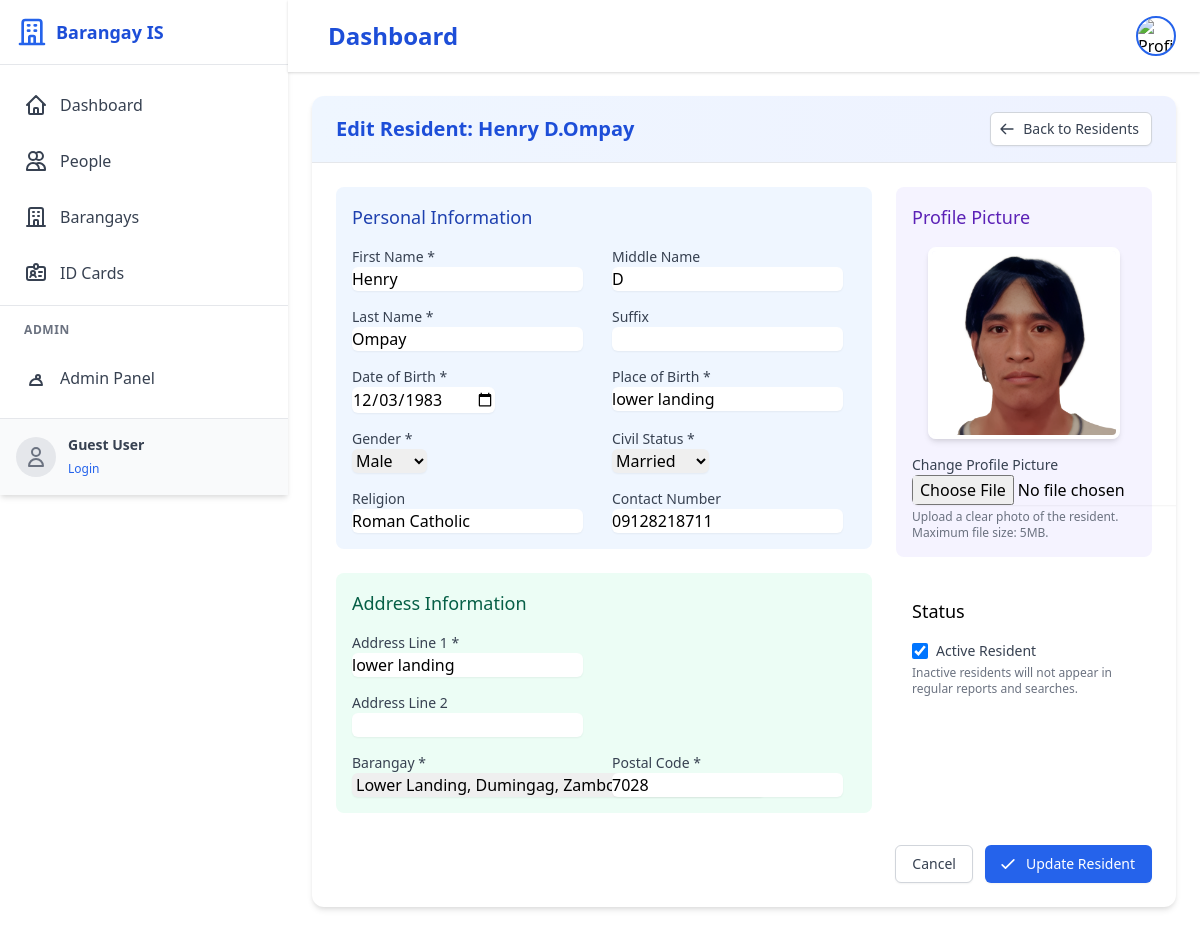
The page /dashboard/people/3992c777-c35b-4e5c-b942-2a9268383866/update/ on the database its author committed.
### core/models.py (models this page shows, shortened)
class Person(models.Model):
    GENDER_CHOICES = [
        ('M', 'Male'),
        ('F', 'Female'),
        ('O', 'Other'),
    ]
    CIVIL_STATUS_CHOICES = [
        ('S', 'Single'),
        ('M', 'Married'),
        ('W', 'Widowed'),
        ('D', 'Divorced'),
        ('SP', 'Separated'),
        ('L', 'Live-in'),
    ]
    id = models.UUIDField(primary_key=True, default=uuid.uuid4, editable=False)
    barangay = models.ForeignKey(Barangay, on_delete=models.CASCADE, related_name='residents')
    user = models.OneToOneField(User, on_delete=models.SET_NULL, null=True, blank=True, related_name='profile')
    last_name = models.CharField(max_length=100)
    first_name = models.CharField(max_length=100)
    middle_name = models.CharField(max_length=100, blank=True)
    suffix = models.CharField(max_length=10, blank=True, help_text='Jr., Sr., III, etc.')
    profile_picture = models.ImageField(upload_to='profile_pictures/', null=True, blank=True, help_text='Profile picture of the person')
    date_of_birth = models.DateField()
    place_of_birth = models.CharField(max_length=255)
    age = models.PositiveIntegerField(null=True, blank=True, editable=False)
    gender = models.CharField(max_length=1, choices=GENDER_CHOICES)
    civil_status = models.CharField(max_length=2, choices=CIVIL_STATUS_CHOICES)
    religion = models.CharField(max_length=100, blank=True)
    phone_regex = RegexValidator(regex=r'^\+?1?\d{9,15}$', message="Phone number must be entered in the format: '+999999999'. Up to 15 digits allowed.")
    contact_number = models.CharField(validators=[phone_regex], max_length=17, blank=True)
    address_line1 = models.CharField(max_length=255, help_text='House/Lot/Unit No., Building Name, Block, Street')
    address_line2 = models.CharField(max_length=255, blank=True, help_text='Subdivision, Village, Zone, Sitio, Purok')
    postal_code = models.CharField(max_length=10)
    is_active = models.BooleanField(default=True)
    class Meta:
        ordering = ['last_name', 'first_name']
        verbose_name_plural = 'People'
        indexes = [
            models.Index(fields=['last_name', 'first_name']),
            models.Index(fields=['date_of_birth']),
            models.Index(fields=['barangay']),
        ]
    def full_name(self):
        if self.middle_name:
            middle_initial = f" {self.middle_name[0]}."
        else:
            middle_initial = " "
        full_name = f"{self.first_name}{middle_initial}{self.last_name}"
        if self.suffix:
            full_name = f"{full_name}, {self.suffix}"
        return full_name

### core/views.py (the view)
# urls.py: path('dashboard/people/<uuid:pk>/update/', person_update, name='person_update'),
def person_update(request, pk):
    person = get_object_or_404(Person, pk=pk)
    if request.method == 'POST':
        form = PersonForm(request.POST, request.FILES, instance=person)
        if form.is_valid():
            form.save()
            messages.success(request, f'Resident {person.full_name()} has been updated successfully.')
            return redirect('person_detail', pk=person.pk)
    else:
        form = PersonForm(instance=person)
    return render(request, 'dashboard/person_form.html', {
        'form': form,
        'title': f'Edit Resident: {person.full_name()}',
        'submit_text': 'Update Resident',
        'form_id': 'updatePersonForm',
        'is_create': False,
        'person': person
    })

### core/models.py (called while the page is built)
    def __str__(self):
        return f"{self.name}, {self.municipality}, {self.province}"

### templates/dashboard/person_form.html (shortened to what this page needs)
{% extends 'base.html' %}
{% block content %}
<div class="bg-white rounded-xl shadow-md overflow-hidden">
    <div class="px-6 py-4 bg-gradient-to-r from-blue-50 to-indigo-50 border-b border-gray-200">
        <div class="flex items-center justify-between">
            <h2 class="text-xl font-semibold text-blue-700">{{ title }}</h2>
            <a href="{% url 'people' %}" class="inline-flex items-center px-3 py-1.5 border border-gray-300 shadow-sm text-sm font-medium rounded-md text-gray-700 bg-white hover:bg-gray-50 focus:outline-none focus:ring-2 focus:ring-offset-2 focus:ring-blue-500">
                <svg xmlns="http://www.w3.org/2000/svg" class="-ml-1 mr-2 h-4 w-4" fill="none" viewBox="0 0 24 24" stroke="currentColor">
                    <path stroke-linecap="round" stroke-linejoin="round" stroke-width="2" d="M10 19l-7-7m0 0l7-7m-7 7h18" />
                </svg>
                Back to Residents
            </a>
        </div>
    </div>
    <form method="post" enctype="multipart/form-data" id="{{ form_id }}" class="p-6">
        <div class="grid grid-cols-1 md:grid-cols-3 gap-6">
            <div class="md:col-span-2 space-y-6">
                <div class="bg-blue-50 p-4 rounded-lg">
                    <h3 class="text-lg font-medium text-blue-800 mb-4">Personal Information</h3>
                    <div class="grid grid-cols-1 md:grid-cols-2 gap-4">
                        <div class="col-span-1">
                            <label for="{{ form.first_name.id_for_label }}" class="block text-sm font-medium text-gray-700">First Name *</label>
                            {{ form.first_name }}
                        </div>
                        <div class="col-span-1">
                            <label for="{{ form.middle_name.id_for_label }}" class="block text-sm font-medium text-gray-700">Middle Name</label>
                            {{ form.middle_name }}
                        </div>
                        <div class="col-span-1">
                            <label for="{{ form.last_name.id_for_label }}" class="block text-sm font-medium text-gray-700">Last Name *</label>
                            {{ form.last_name }}
                        </div>
                        <div class="col-span-1">
                            <label for="{{ form.suffix.id_for_label }}" class="block text-sm font-medium text-gray-700">Suffix</label>
                            {{ form.suffix }}
                        </div>
                        <div class="col-span-1">
                            <label for="{{ form.date_of_birth.id_for_label }}" class="block text-sm font-medium text-gray-700">Date of Birth *</label>
                            {{ form.date_of_birth }}
                        </div>
                        <div class="col-span-1">
                            <label for="{{ form.place_of_birth.id_for_label }}" class="block text-sm font-medium text-gray-700">Place of Birth *</label>
                            {{ form.place_of_birth }}
                        </div>
                        <div class="col-span-1">
                            <label for="{{ form.gender.id_for_label }}" class="block text-sm font-medium text-gray-700">Gender *</label>
                            {{ form.gender }}
                        </div>
                        <div class="col-span-1">
                            <label for="{{ form.civil_status.id_for_label }}" class="block text-sm font-medium text-gray-700">Civil Status *</label>
                            {{ form.civil_status }}
                        </div>
                        <div class="col-span-1">
                            <label for="{{ form.religion.id_for_label }}" class="block text-sm font-medium text-gray-700">Religion</label>
                            {{ form.religion }}
                        </div>
                        <div class="col-span-1">
                            <label for="{{ form.contact_number.id_for_label }}" class="block text-sm font-medium text-gray-700">Contact Number</label>
                            {{ form.contact_number }}
                        </div>
                    </div>
                </div>
                <div class="bg-green-50 p-4 rounded-lg">
                    <h3 class="text-lg font-medium text-green-800 mb-4">Address Information</h3>
                    <div class="grid grid-cols-1 md:grid-cols-2 gap-4">
                        <div class="col-span-2">
                            <label for="{{ form.address_line1.id_for_label }}" class="block text-sm font-medium text-gray-700">Address Line 1 *</label>
                            {{ form.address_line1 }}
                        </div>
                        <div class="col-span-2">
                            <label for="{{ form.address_line2.id_for_label }}" class="block text-sm font-medium text-gray-700">Address Line 2</label>
                            {{ form.address_line2 }}
                        </div>
                        <div class="col-span-1">
                            <label for="{{ form.barangay.id_for_label }}" class="block text-sm font-medium text-gray-700">Barangay *</label>
                            {{ form.barangay }}
                        </div>
                        <div class="col-span-1">
                            <label for="{{ form.postal_code.id_for_label }}" class="block text-sm font-medium text-gray-700">Postal Code *</label>
                            {{ form.postal_code }}
                        </div>
                    </div>
                </div>
            </div>
            <div class="md:col-span-1 space-y-6">
                <div class="bg-purple-50 p-4 rounded-lg">
                    <h3 class="text-lg font-medium text-purple-800 mb-4">Profile Picture</h3>
                    {% if not is_create and person.profile_picture %}
                    <div class="mb-4 flex justify-center">
                        <img src="{{ person.profile_picture.url }}" alt="{{ person.full_name }}" class="h-48 w-48 object-cover rounded-lg border-4 border-white shadow-md">
                    </div>
                    {% endif %}
                    <div>
                        <label for="{{ form.profile_picture.id_for_label }}" class="block text-sm font-medium text-gray-700">
                            {% if is_create %}Upload Profile Picture{% else %}Change Profile Picture{% endif %}
                        </label>
                        {{ form.profile_picture }}
                        <p class="mt-1 text-xs text-gray-500">Upload a clear photo of the resident. Maximum file size: 5MB.</p>
                    </div>
                </div>
                <div class="bg-amber-50 p-4 rounded-lg">
                    <h3 class="text-lg font-medium text-amber-800 mb-4">Status</h3>
                    <div class="flex items-center">
                        {{ form.is_active }}
                        <label for="{{ form.is_active.id_for_label }}" class="ml-2 block text-sm font-medium text-gray-700">Active Resident</label>
                    </div>
                    <p class="mt-1 text-xs text-gray-500">Inactive residents will not appear in regular reports and searches.</p>
                </div>
            </div>
        </div>
        <div class="mt-8 flex justify-end">
            <a href="{% url 'people' %}" class="inline-flex items-center px-4 py-2 border border-gray-300 shadow-sm text-sm font-medium rounded-md text-gray-700 bg-white hover:bg-gray-50 focus:outline-none focus:ring-2 focus:ring-offset-2 focus:ring-blue-500 mr-3">
                Cancel
            </a>
            <button type="submit" class="inline-flex items-center px-4 py-2 border border-transparent rounded-md shadow-sm text-sm font-medium text-white bg-blue-600 hover:bg-blue-700 focus:outline-none focus:ring-2 focus:ring-offset-2 focus:ring-blue-500">
                {% if is_create %}
                <svg xmlns="http://www.w3.org/2000/svg" class="-ml-1 mr-2 h-5 w-5" fill="none" viewBox="0 0 24 24" stroke="currentColor">
                    <path stroke-linecap="round" stroke-linejoin="round" stroke-width="2" d="M12 6v6m0 0v6m0-6h6m-6 0H6" />
                </svg>
                {% else %}
                <svg xmlns="http://www.w3.org/2000/svg" class="-ml-1 mr-2 h-5 w-5" fill="none" viewBox="0 0 24 24" stroke="currentColor">
                    <path stroke-linecap="round" stroke-linejoin="round" stroke-width="2" d="M5 13l4 4L19 7" />
                </svg>
                {% endif %}
                {{ submit_text }}
            </button>
        </div>
    </form>
</div>
{% endblock %}

### rows shown on the page
Person: first_name "Henry", middle_name "D", last_name "Ompay", date_of_birth "12/03/1983", place_of_birth "lower landing", gender "Male", civil_status "Married", religion "Roman Catholic", contact_number "09128218711", address_line1 "lower landing", barangay "Lower Landing, Dumingag, Zamboanga del Sur", postal_code "7028", profile_picture (picture), is_active "☑"

### other values the page prints
{{ title }} "Edit Resident: Henry D.Ompay"
{{ submit_text }} "Update Resident"
